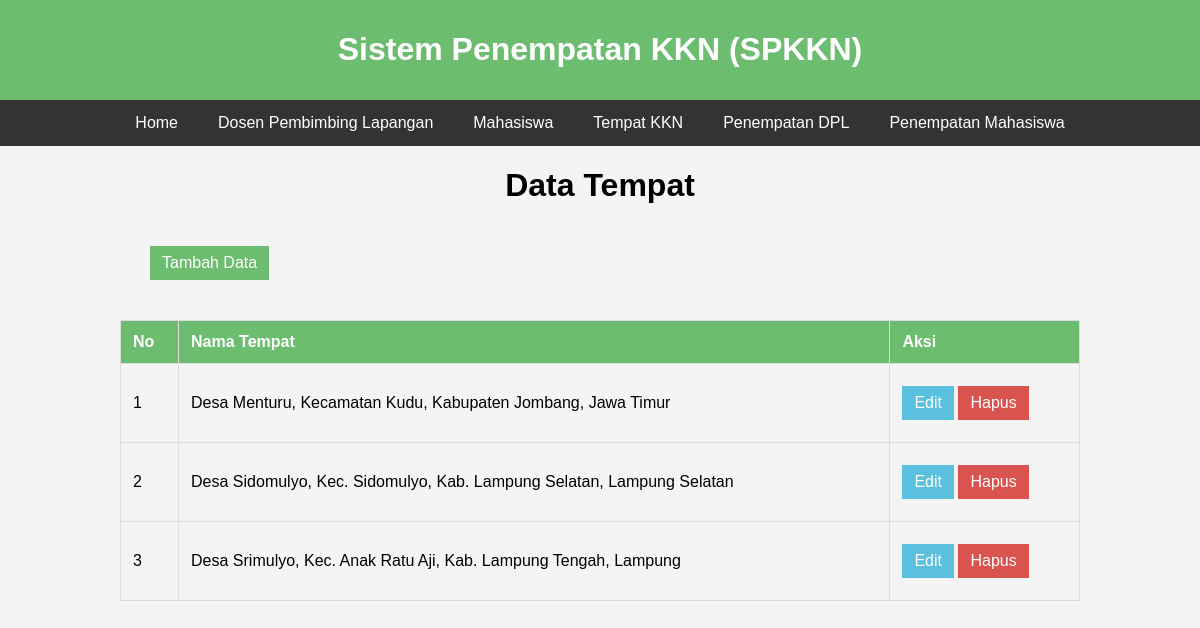
Page /data_tempat/index.php on the committed database.
### tables this page shows
CREATE TABLE `tempat` (
  `id_tempat` int(11) NOT NULL,
  `nama_tempat` varchar(100) NOT NULL
);

### data_tempat/index.php (the view, shortened to what this page needs)
<?php
    include "../config.php";
?>
<!DOCTYPE html>
<html lang="en">
<head>
    <link rel="stylesheet" style="text/css" href="styletempat.css">
<body>
<div class="container">
        <div class="header">
            <h1>Sistem Penempatan KKN (SPKKN)</h1>
        </div>
        <nav class="navbar">
            <a href="../">Home</a>
            <a href="../data_dpl/">Dosen Pembimbing Lapangan</a>
            <a href="../data_mhs/">Mahasiswa</a>
            <a href="#">Tempat KKN</a>
            <a href="../data_penempatan_dpl/">Penempatan DPL</a>
            <a href="../data_penempatan_mhs/">Penempatan Mahasiswa</a>
        </nav>
        <div class="mt-4">
            <h1>Data Tempat</h1>
            <a href="tambah.php" class="btn btn-primary">Tambah Data</a>
            <table class="table">
                <thead>
                    <tr>
                        <th>No</th>
                        <th>Nama Tempat</th>
                        <th>Aksi</th>
                    </tr>
                </thead>
                <tbody>
                    <?php
                        $nomor = 1;
                        $result = $conn->query("SELECT * FROM tempat;");
                        while($row = $result->fetch_assoc()) {
                            echo "<tr>
                                <td>".$nomor."</td>
                                <td>".$row["nama_tempat"]."</td>
                                <td>
                                    <a href='edit.php?id_tempat=".$row['id_tempat']."' class='btn btn-info'>Edit</a>
                                    <a href='hapus.php?id_tempat=".$row['id_tempat']."' class='btn btn-danger' onclick=\"return confirm('Apakah benar mau menghapus data ini?');\">Hapus</a>
                                </td>
                            </tr>";
                            $nomor++;
                        }
                    ?>
                </tbody>
            </table>
        </div>
    </div>
</body>
</html>

### data_tempat/styletempat.css (style rules this page uses)
body { font-family: Arial, sans-serif; margin: 0; padding: 0; background-color: #f4f4f4; }
.container { width: 100%; margin: auto; overflow: hidden; }
.header { background-color: rgba(76, 175, 80, 0.8); color: #fff; padding: 10px 0; text-align: center; }
.navbar { display: flex; justify-content: center; background: #333; }
.navbar a { color: white; padding: 14px 20px; text-decoration: none; text-align: center; }
.mt-4 { display: flex; flex-direction: column; justify-content: center; align-items: center; gap: 10px; }
.table { width: 80%; border-collapse: collapse; margin: 20px 0; }
.table th, .table td { padding: 12px; border: 1px solid #ddd; text-align: left; }
.table th { background-color: rgba(76, 175, 80, 0.8); color: white; }
.btn { display: inline-block; padding: 8px 12px; color: white; text-decoration: none; margin-top: 10px; margin-bottom: 10px; }
.btn-primary { align-self: baseline; margin-left: 150px; background-color: rgba(76, 175, 80, 0.8); }
.btn-info { background: #5bc0de; }
.btn-danger { background: #d9534f; }

### rows in the picture
tempat: nama_tempat "Desa Menturu, Kecamatan Kudu, Kabupaten Jombang, Jawa Timur"
tempat: nama_tempat "Desa Sidomulyo, Kec. Sidomulyo, Kab. Lampung Selatan, Lampung Selatan"
tempat: nama_tempat "Desa Srimulyo, Kec. Anak Ratu Aji, Kab. Lampung Tengah, Lampung"
